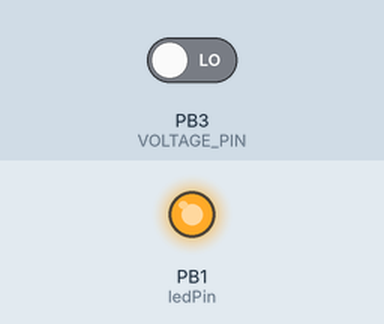
Simulated run of this sketch. Board: ATtiny85, built with avr-gcc and run on an emulated ATtiny85. Parts: output pins drawn as LEDs (lit = HIGH). The inputs (shaded band) are chosen by the test bench; at power-on: PB3 (VOLTAGE_PIN) LOW. Sleep ends after the set time or at an interrupt; no radio packets arrive unless stated.

Above: at 0.1 s.
At 45.1 s:
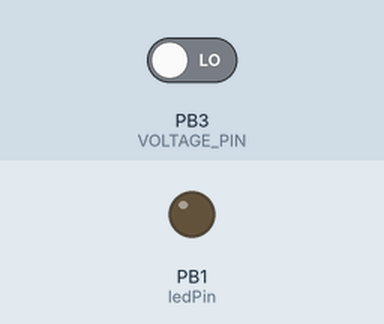
Timing chart, 0 to 46.6 s (numbered marks = the images above):
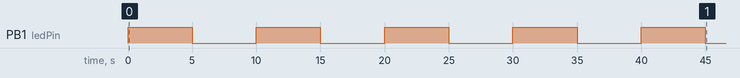

The sketch:

VWtransmitter.ino
```cpp
// button activated transmitter
// Flash this to an ATTiny85 8MHz (remember to burn the bootloader on a fresh ATTiny85)
// wiring:
// PB3 button
// PB1 led
// PB2 (pin 7) tx
// It flashes the led on startup to show it is working
// the button should be a reed switch in the final implementation
// The ID should be changed to be unique for this device

#include <VirtualWire.h>
#include <avr/sleep.h>
#include <avr/interrupt.h>
#define ID 6
#define HOME 1
#define LOW_POWER 2
#define EVENT 1

#define DELAY 5000
#define TXD_PIN  7
#define VOLTAGE_PIN  3
#define ledPin 1       //PB0
#define buttonPin PB3

static uint8_t wakeFlag = 0;
static long voltage;
static int lowPowerCounter = 0; // so we don't send low power every loop

// 0=16ms, 1=32ms,2=64ms,3=128ms,4=250ms,5=500ms
// 6=1 sec,7=2 sec, 8=4 sec, 9= 8sec
void setup_watchdog(int ii) {

  byte bb;
  int ww;
  if (ii > 9 ) ii=9;
  bb=ii & 7;
  if (ii > 7) bb|= (1<<5);
  bb|= (1<<WDCE);
  ww=bb;

  MCUSR &= ~(1<<WDRF);
  // start timed sequence
  WDTCR |= (1<<WDCE) | (1<<WDE);
  // set new watchdog timeout value
  WDTCR = bb;
  WDTCR |= _BV(WDIE);
}

// http://provideyourown.com/2012/secret-arduino-voltmeter-measure-battery-voltage/
long readVcc() {
  // Read 1.1V reference against AVcc
  ADMUX = _BV(MUX3) | _BV(MUX2);
  delay(2); // Wait for Vref to settle
  ADCSRA |= _BV(ADSC); // Convert
  while (bit_is_set(ADCSRA,ADSC));
  uint8_t low  = ADCL; // must read ADCL first - it then locks ADCH
  uint8_t high = ADCH; // unlocks both

  long result = (high<<8) | low;

  result = 1125300L / result; // Calculate Vcc (in mV); 1125300 = 1.1*1023*1000
  return result; // Vcc in millivolts
}

void sleep() {

    GIMSK |= _BV(PCIE);                     // Enable Pin Change Interrupts
    PCMSK |= _BV(PCINT3);                   // Use PB3 as interrupt pin
    ADCSRA &= ~_BV(ADEN);                   // ADC off
    set_sleep_mode(SLEEP_MODE_PWR_DOWN);    // replaces above statement
    setup_watchdog(9);                     //Setup watchdog to go off after 8sec
    sleep_enable();                         // Sets the Sleep Enable bit in the MCUCR Register (SE BIT)
    sei();                                  // Enable interrupts
    sleep_cpu();                            // sleep

    cli();                                  // Disable interrupts
    PCMSK &= ~_BV(PCINT3);                  // Turn off PB3 as interrupt pin
    sleep_disable();                        // Clear SE bit
    ADCSRA |= _BV(ADEN);                    // ADC on

    sei();                                  // Enable interrupts
    } // sleep

ISR(PCINT0_vect) {
    // This is called when the interrupt occurs, but I don't need to do anything in it
    }
ISR(WDT_vect) {
    wakeFlag = 1;
    }

void setup()
{
   pinMode(ledPin, OUTPUT);
    vw_set_tx_pin(TXD_PIN);
    vw_set_ptt_inverted(true); // Required for DR3100
    vw_setup(1000);	 // Bits per sec
    // Flash quick sequence so we know setup has started
    for (int k = 0; k < 10; k = k + 1) {
        if (k % 2 == 0) {
            digitalWrite(ledPin, HIGH);
            }
        else {
            digitalWrite(ledPin, LOW);
            }
        delay(DELAY);
        } // for

    // Initialise the IO and ISR
}

void loop()
{
    int i;
    sleep();
    uint8_t message[50];
    message[0] = HOME;
    message[1] = ID;
    message[2] = EVENT;
    if (wakeFlag) {
      voltage = readVcc();
      if ((voltage < 2500) &&  lowPowerCounter-- < 0) {
        message[2] = LOW_POWER;
        char m[50];
        sprintf(m,"low power %ld\0", voltage);
        for (int i=0;i<strlen(m)+1;i++) {
          message[i+3] = m[i];
        }
        vw_send(&message[0], strlen(m)+3+1);
        vw_wait_tx(); // Wait until the whole message is gone
        lowPowerCounter = 1000;
      }
    } else {
      digitalWrite(ledPin, true); // Flash a light to show transmiting
      vw_send(&message[0], 3);
      vw_wait_tx(); // Wait until the whole message is gone
      delay(DELAY);
      digitalWrite(ledPin, false);
    }
    wakeFlag=0;
}
```
